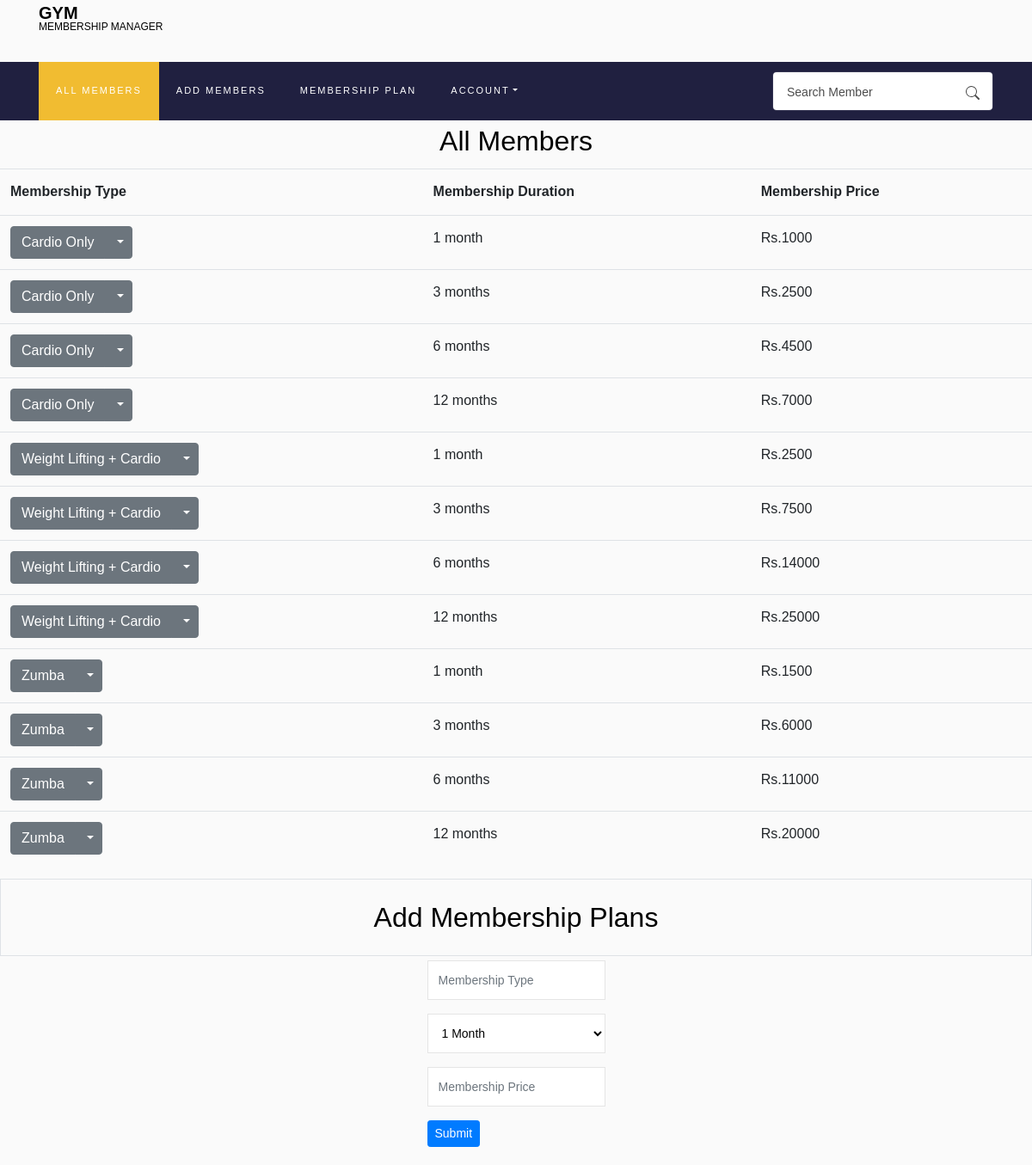
The app's page /membership (signed in), older data.
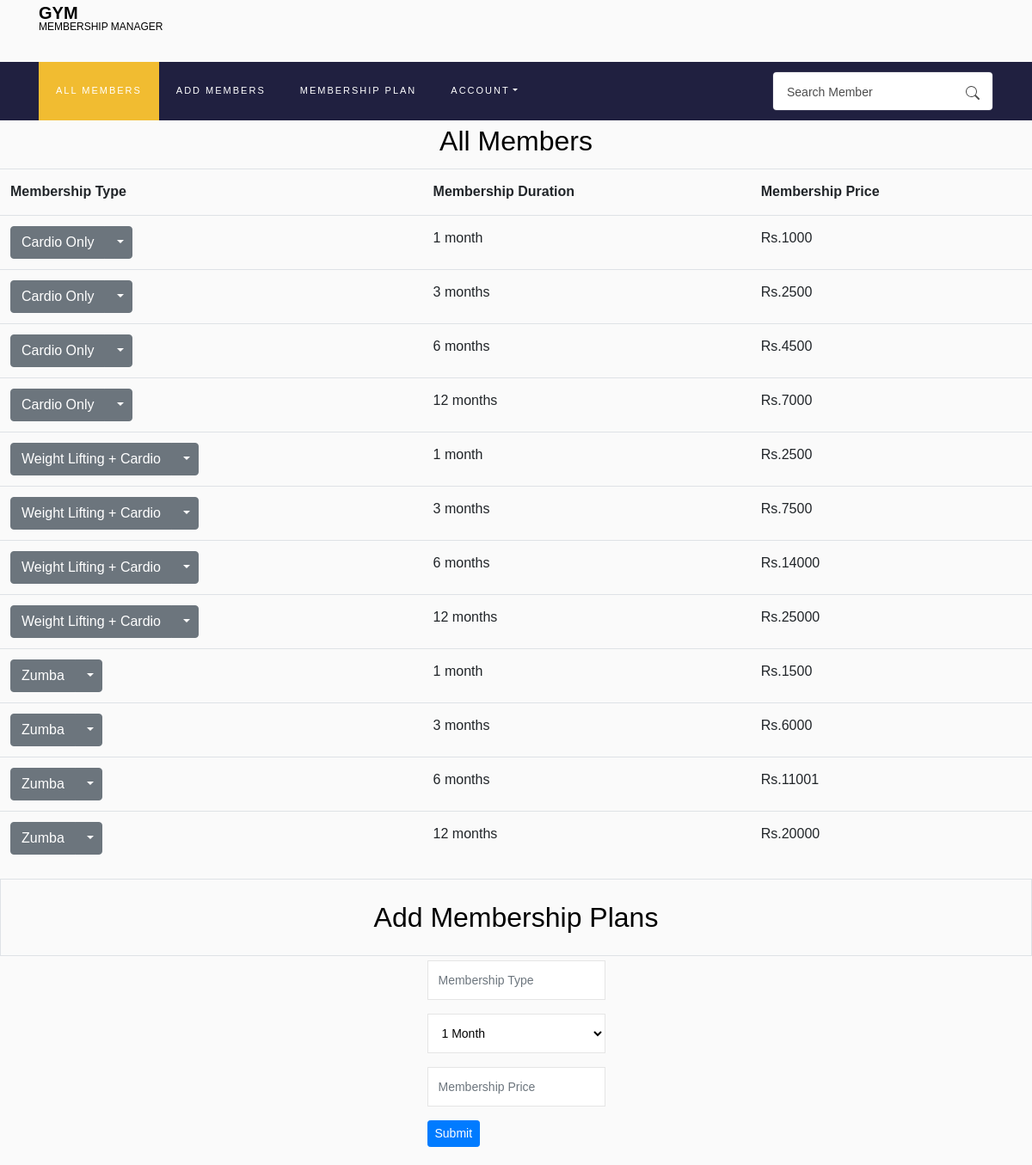
The same page, newer data.
### Membership/models.py (models this page shows, shortened)
class Membership(models.Model):
    user = models.ForeignKey(
        User, on_delete=models.CASCADE, related_name='owner')
    membership_type = models.CharField(max_length=100, blank=False)
    membership_price = models.IntegerField(blank=False)
    membership_duration = models.CharField(max_length=20, blank=False)

### Membership/views.py (the view, shortened to what this page needs)
# urls.py: path("membership",views.membership, name='membership'),
def membership(request):
    plans = Membership.objects.filter(user = request.user).order_by('membership_type','membership_price')
    template = 'Membership/membership.html'
    return render(request, template, {
        'form': MembershipForm(),
        'plans':plans
    })

### Membership/forms.py
class SearchForm(forms.Form):
    search = forms.CharField(label='',max_length=100,widget=forms.TextInput(attrs={
        'class':'form-control pl-3',
        'placeholder': 'Search Member',
    }))

class MembershipForm(ModelForm):
    class Meta:
        model = Membership
        fields = ['membership_type', 'membership_duration', 'membership_price']
        style = 'max-width: 300px;'
        widgets = {
            'membership_type':TextInput(attrs={
               'class':'form-control',
               'style': style,
               'placeholder': 'Membership Type',
            }),
             'membership_duration': forms.Select(choices=(("1","1 Month"),("3","3 Months"),("6","6 Months"),("12","12 Months")),
                                attrs={
                                    'class':'form-control','style': style}),
            'membership_price':NumberInput(attrs={
               'class':'form-control',
               'style': style,
               'placeholder': 'Membership Price',
            }),
        }

### Membership/utils.py (called while the page is built)
def inject_form(request):
    return {'searchform': SearchForm()}

### Membership/templates/Membership/membership.html (shortened to what this page needs)
{% extends "Membership/layout.html" %}
{% load static %}
{% block style %}
<link rel="stylesheet" href="{% static 'Membership/styles.css' %}">
<link rel="stylesheet" href="{% static 'Membership/remove-style.css' %}">
{% endblock %}
{% block body %}
<div>
    <h2 style="text-align: center;">All Members</h2>
</div>
<table class="table table-hover">
    <tr>
        <th>Membership Type</th>
        <th>Membership Duration</th>
        <th>Membership Price</th>
    </tr>
    {% for plan in plans %}
    <tr>
        <td>
            <div class="btn-group">
                <button type="button" class="btn btn-secondary">{{plan.membership_type}}</button>
                <button type="button" class="btn btn-secondary dropdown-toggle dropdown-toggle-split"
                    data-toggle="dropdown" aria-haspopup="true" aria-expanded="false">
                </button>
            </div>
        </td>
        {% if plan.membership_duration != "1" %}
        <td>{{plan.membership_duration}} months</td>
        {% else %}
        <td>{{plan.membership_duration}} month</td>
        {% endif %}
       <td> Rs.<span id="price-{{plan.id}}">{{plan.membership_price}}</span></td>
    </tr>
    {% empty %}
    <p>Membership plan does not exists</p>
    {% endfor %}
</table>
<div class="border">
    <h2 style="text-align: center;" id="page-title">Add Membership Plans</h2>
</div>
<div class="d-flex justify-content-center">
    <form action="{% url 'membership' %}" method="post" id="form-div">
        <div class="form-group">
            {{form.membership_type}}
        </div>
        <div class="form-group">
            {{form.membership_duration}}
        </div>
        <div class="form-group">
            {{form.membership_price}}
        </div>
        <div class="form-group">
            <input type="submit" class="btn btn-primary btn-sm">
        </div>
    </form>
</div>
{% endblock %}

Row changes from the older to the newer data that the page shows:
changed Membership (number 11 of 12 on the later page): membership_price "11000" → "11001"
